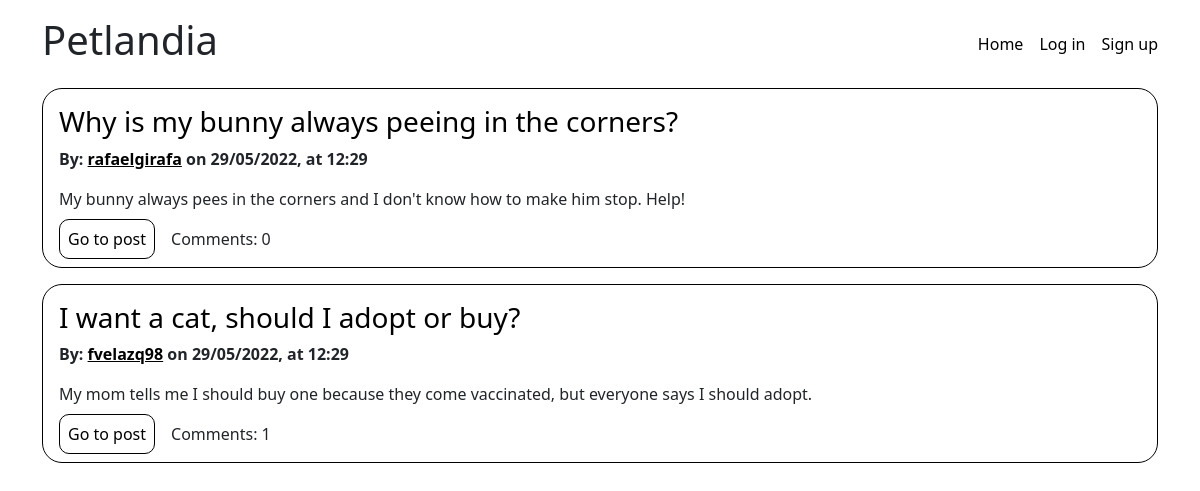
The page /site/index.php on the database its author committed.
### tables this page shows
CREATE TABLE IF NOT EXISTS posts (
    id VARCHAR(36) UNIQUE NOT NULL,
    title VARCHAR(200) NOT NULL,
    body TEXT NOT NULL,
    draft BOOLEAN NOT NULL,
    user_id VARCHAR(36) NOT NULL,
    created_at TIMESTAMP NOT NULL,
    PRIMARY KEY(id),
    FOREIGN KEY(user_id) REFERENCES users(id)
);

CREATE TABLE IF NOT EXISTS users (
    id VARCHAR(36) UNIQUE NOT NULL,
    username VARCHAR(30) UNIQUE NOT NULL,
    email VARCHAR(50) UNIQUE NOT NULL,
    password VARCHAR(255) NOT NULL,
    profile_picture BLOB NULL,
    role BOOLEAN NOT NULL,
    created_at TIMESTAMP NOT NULL,
    PRIMARY KEY(id)
);

### site/utils/array_validation.php (called while the page is built, shortened)
<?php
function incorrect_field($field) {
    return !isset($field);
}
function validate_array($arr) {
    return true;
}
?>

### site/utils/date_formatting.php (called while the page is built, shortened)
<?php
function format_date_with_time($date) {
    $date_to_format = new DateTime($date, new DateTimeZone("Europe/Copenhagen"));
    return $date_to_format->format("d/m/Y") . ", at " . $date_to_format->format("H:i");
}

### site/index.php (the view, shortened to what this page needs)
<?php
require_once './utils/array_validation.php';
require_once './utils/date_formatting.php';
$connection = connect_to_db();
$posts = [];
$db_posts = $connection->query("SELECT * FROM petlandia.posts ORDER BY created_at DESC");
if ($db_posts->num_rows > 0) {
    while ($post = $db_posts->fetch_assoc()) {
        if (!$post['draft']) {
            $query = "SELECT * FROM petlandia.users users WHERE users.id = ?";
            $stmt = $connection->prepare($query);
            $stmt->bind_param("s", $post['user_id']);
            $stmt->execute();
            $db_post_owner = $stmt->get_result();
            if ($db_post_owner->num_rows > 0) {
                $post_owner = $db_post_owner->fetch_assoc();
                $posts[] = [
                    'id' => $post['id'],
                    'title' => $post['title'],
                    'body' => $post['body'],
                    'owner' => [
                        'name' => $post_owner['username'],
                        'link' => '/user.php?id=' . $post_owner['id'],
                        'created_at' => $post_owner['created_at']
                    ],
                    'link' => "/post.php?id=" . $post['id'],
                    'created_at' => $post['created_at']
                ];
            }
        }
    }
}
?>
<?php require_once './templates/_start_html.php' ?>
<div class="posts">
    <?php foreach ($posts as $post) {
        if (validate_array($post)) {
            echo "<div class='list-post'>";
            $post_title = $post['title'];
            $post_body = $post['body'];
            $post_owner = $post['owner'];
            $post_link = $post['link'];
            $post_date = $post['created_at'];
            echo "<h3><a href='" . $post_link . "'>" . $post_title . "</a></h3>";
            if (validate_array($post_owner)) {
                $owner_name = $post_owner['name'];
                $owner_link = $post_owner['link'];
                echo "<b>By: <a class='post-owner' href='" . $owner_link . "'>" . $owner_name . "</a> on " . format_date_with_time($post_date) . "</b>";
            }
            if (strlen($post_body) > 300) {
                echo "<p class='post-body'>" . substr($post_body, 0, 297) . "...</p>";
            } else {
                echo "<p class='post-body'>" . $post_body . "</p>";
            }
            echo "<a class='go-to-post' href='" . $post_link . "'>Go to post</a>";
            $query = "SELECT count(*) FROM petlandia.comments WHERE post_id = ?";
            $stmt = $connection->prepare($query);
            $stmt->bind_param("s", $post['id']);
            $stmt->execute();
            $number_of_comments = $stmt->get_result();
            if ($number_of_comments->num_rows > 0) {
                echo "<span style='margin-left: 1rem;'>Comments: " . $number_of_comments->fetch_array()[0] . "</span>";
            }
            echo "</div>";
        }
    }
    ?>
</div>
<?php require_once './templates/_end_html.php' ?>

### site/templates/_start_html.php (shortened to what this page needs)
<?php
if (isset($_SESSION['CURRENT_USER_ID'])) {
    $loggedIn = true;
} else {
    $loggedIn = false;
}
?>
<!DOCTYPE html>
<html lang="en">
<head>
    <link href="https://cdn.jsdelivr.net/npm/bootstrap@5.2.0-beta1/dist/css/bootstrap.min.css" rel="stylesheet">
    <link rel="stylesheet" href="./css/style.css">
</head>
<body>
    <div class="container">
        <?php $loggedIn ? require_once './templates/_navbar_logged_in.php' : require_once './templates/_navbar_logged_out.php' ?>

### site/templates/_navbar_logged_out.php
<nav class="navbar">
    <h1>Petlandia</h1>
    <ul>
        <li><a href="/">Home</a></li>
        <li><a href="/login.php">Log in</a></li>
        <li><a href="/signup.php">Sign up</a></li>
    </ul>
</nav>

### site/templates/_end_html.php
</div></body></html>

### site/css/style.css (style rules this page uses)
a { color: black; text-decoration: none; }
nav { display: flex; align-items: center; justify-content: space-between; }
nav ul { display: flex; gap: 1rem; list-style: none; align-items: center; margin-bottom: 0; }
.navbar { margin-top: 0.5rem; margin-bottom: 0.5rem; }
.list-post { border: 1px solid black; border-radius: 20px; padding: 1rem; margin-bottom: 1rem; }
.go-to-post { padding: 0.5rem; border: 1px solid black; border-radius: 10px; }
.post-body, .comment-body { margin-top: 1rem; }
.post-owner { text-decoration: underline; }

### rows shown on the page
posts: title "Why is my bunny always peeing in the corners?", user.username "rafaelgirafa", created_at "29/05/2022, at 12:29", body "My bunny always pees in the corners and I don't know how to make him stop. Help!", fetch_array "0"
posts: title "I want a cat, should I adopt or buy?", user.username "fvelazq98", created_at "29/05/2022, at 12:29", body "My mom tells me I should buy one because they come vaccinated, but everyone says I should adopt.", fetch_array "1"
